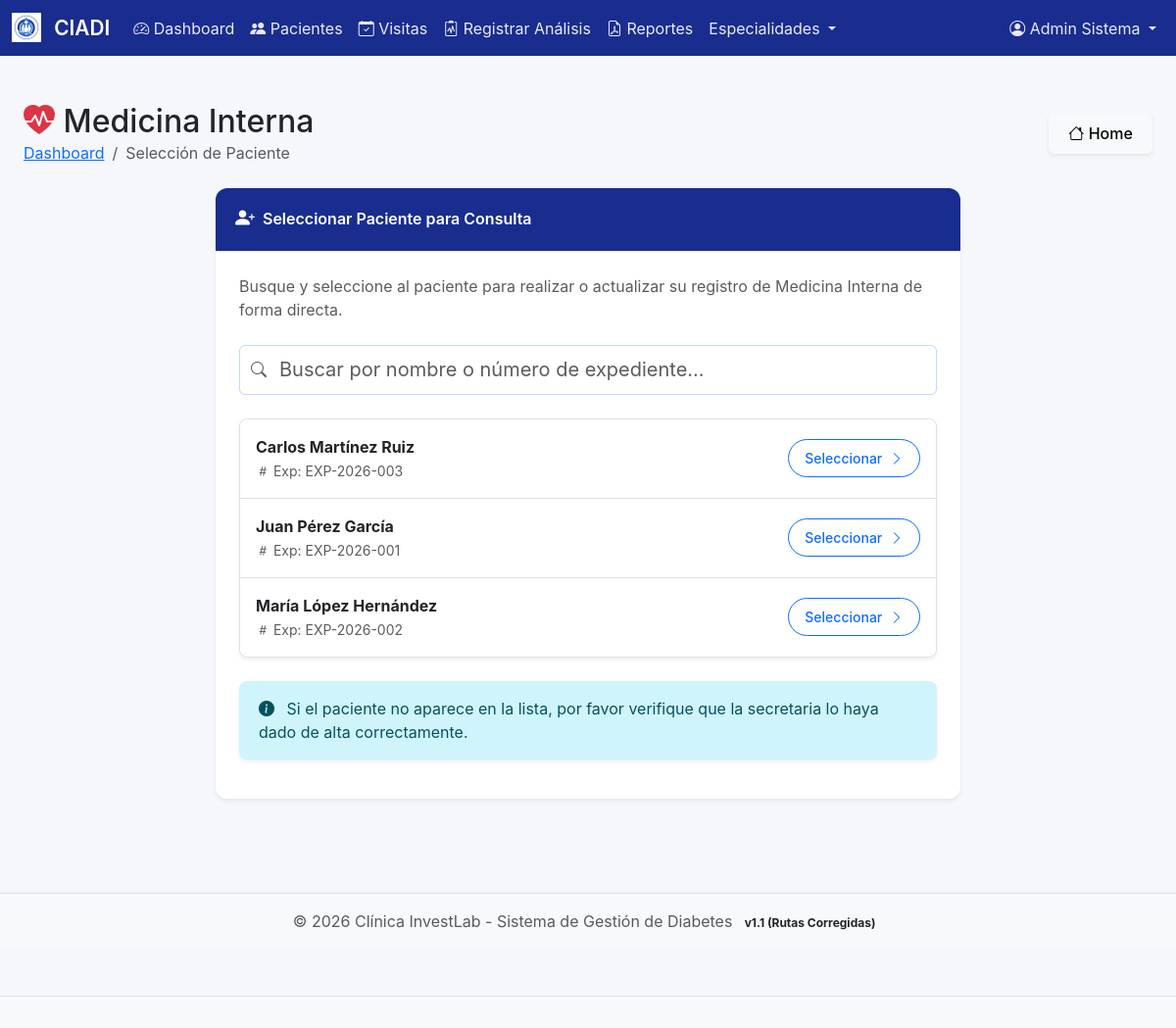
The app's page /app/views/especialidades/medicina_interna.php (signed in) with its own data.
### tables this page shows
CREATE TABLE IF NOT EXISTS pacientes (
  id_paciente int(11) NOT NULL AUTO_INCREMENT,
  numero_expediente varchar(50) NOT NULL UNIQUE,
  nombre varchar(100) NOT NULL,
  apellido_paterno varchar(100) NOT NULL,
  apellido_materno varchar(100) DEFAULT NULL,
  fecha_nacimiento date NOT NULL,
  edad int(11) DEFAULT NULL,
  sexo enum('M','F') NOT NULL,
  telefono varchar(20) DEFAULT NULL,
  email varchar(150) DEFAULT NULL,
  direccion text DEFAULT NULL,
  ciudad varchar(100) DEFAULT NULL,
  estado varchar(100) DEFAULT NULL,
  codigo_postal varchar(10) DEFAULT NULL,
  tipo_sangre varchar(20) DEFAULT NULL,
  alergias text DEFAULT NULL,
  protocolo enum('Diabético','Prediabético') DEFAULT 'Diabético',
  nombre_emergencia varchar(255) DEFAULT NULL,
  telefono_emergencia varchar(50) DEFAULT NULL,
  parentesco_emergencia varchar(100) DEFAULT NULL,
  activo tinyint(1) DEFAULT 1,
  created_at timestamp NOT NULL DEFAULT current_timestamp(),
  updated_at timestamp NOT NULL DEFAULT current_timestamp() ON UPDATE current_timestamp(),
  created_by int(11) DEFAULT NULL,
  PRIMARY KEY (id_paciente),
  INDEX idx_expediente (numero_expediente),
  INDEX idx_protocolo (protocolo)
);

### app/views/especialidades/medicina_interna.php (the view, shortened to what this page needs)
<?php
$id_visita = $_GET['id_visita'] ?? null;
$id_paciente = $_GET['id_paciente'] ?? null;
$database = new Database();
$db = $database->getConnection();
$paciente = null;
if (!$id_visita && !$id_paciente) {
    $query_pacientes = "SELECT id_paciente, numero_expediente,
                        CONCAT(nombre, ' ', apellido_paterno, ' ', IFNULL(apellido_materno, '')) as nombre_completo
                        FROM pacientes
                        WHERE activo = 1
                        ORDER BY nombre ASC";
    $stmt_pacientes = $db->prepare($query_pacientes);
    $stmt_pacientes->execute();
    $lista_pacientes = $stmt_pacientes->fetchAll(PDO::FETCH_ASSOC);
}
include '../../includes/header.php';
?>
<div class="container-fluid py-4">
    <div class="d-flex justify-content-between align-items-center mb-4">
        <div>
            <h2 class="mb-0"><i class="bi bi-heart-pulse-fill text-danger"></i> Medicina Interna</h2>
            <?php if ($paciente): ?>
                <nav aria-label="breadcrumb">
                    <ol class="breadcrumb mb-0">
                        <li class="breadcrumb-item"><a
                                href="<?= PROJECT_PATH ?>/app/views/pacientes/detalle.php?id=<?= $paciente['id_paciente'] ?>"><?= htmlspecialchars($paciente['nombre'] . ' ' . $paciente['apellido_paterno']) ?></a>
                        </li>
                        <li class="breadcrumb-item active">Consulta Médica</li>
                    </ol>
                </nav>
            <?php else: ?>
                <nav aria-label="breadcrumb">
                    <ol class="breadcrumb mb-0">
                        <li class="breadcrumb-item"><a href="<?= PROJECT_PATH ?>/index.php">Dashboard</a></li>
                        <li class="breadcrumb-item active">Selección de Paciente</li>
                    </ol>
                </nav>
            <?php endif; ?>
        </div>
        <div class="btn-group">
            <a href="<?= PROJECT_PATH ?>/index.php" class="btn btn-light shadow-sm"><i class="bi bi-house"></i> Home</a>
        </div>
    </div>
    <?php if (!$id_visita && !$id_paciente): ?>
        <div class="row justify-content-center">
            <div class="col-md-8">
                <div class="card border-0 shadow-sm mb-4">
                    <div class="card-header bg-primary text-white d-flex align-items-center">
                        <i class="bi bi-person-plus-fill me-2 fs-5"></i>
                        <span>Seleccionar Paciente para Consulta</span>
                    </div>
                    <div class="card-body p-4">
                        <p class="text-muted mb-4">Busque y seleccione al paciente para realizar o actualizar su registro de
                            Medicina Interna de forma directa.</p>
                        <div class="search-box mb-4">
                            <i class="bi bi-search text-muted"></i>
                            <input type="text" class="form-control form-control-lg border-primary border-opacity-25"
                                id="patientSelectionInput" placeholder="Buscar por nombre o número de expediente...">
                        </div>
                        <div id="patientSelectionList" class="list-group list-group-flush shadow-sm rounded-3 border"
                            style="max-height: 400px; overflow-y: auto;">
                            <?php foreach ($lista_pacientes as $p): ?>
                                <a href="?id_paciente=<?= $p['id_paciente'] ?>"
                                    class="list-group-item list-group-item-action d-flex justify-content-between align-items-center py-3 patient-item"
                                    data-search="<?= strtolower($p['nombre_completo'] . ' ' . $p['numero_expediente']) ?>">
                                    <div>
                                        <div class="fw-bold fs-6"><?= htmlspecialchars($p['nombre_completo']) ?></div>
                                        <small class="text-muted"><i class="bi bi-hash"></i> Exp:
                                            <?= htmlspecialchars($p['numero_expediente']) ?></small>
                                    </div>
                                    <span class="btn btn-outline-primary btn-sm rounded-pill px-3">
                                        Seleccionar <i class="bi bi-chevron-right ms-1"></i>
                                    </span>
                                </a>
                            <?php endforeach; ?>
                        </div>
                        <div class="alert alert-info mt-4 border-0 shadow-sm">
                            <i class="bi bi-info-circle-fill me-2"></i>
                            Si el paciente no aparece en la lista, por favor verifique que la secretaria lo haya dado de
                            alta correctamente.
                        </div>
                    </div>
                </div>
            </div>
        </div>
    <?php endif; ?>
</div>
<?php include '../../includes/footer.php'; ?>

### app/assets/css/custom.css (style rules this page uses)
:root { --primary-color: #192d8e; --secondary-color: #0d6efd; --success-color: #198754; --warning-color: #ffc107; --danger-color: #dc3545; --info-color: #0dcaf0; --light-bg: #f8f9fa; --dark-text: #212529; }
.bg-primary { background-color: var(--primary-color) !important; }
body { font-family: -apple-system, BlinkMacSystemFont, "Segoe UI", Roboto, "Helvetica Neue", Arial, sans-serif; background-color: var(--light-bg); min-height: 100vh; display: flex; flex-direction: column; }
.container-fluid { flex: 1; }
.card { border: none; border-radius: 10px; box-shadow: 0 1px 3px rgba(0, 0, 0, 0.08); transition: transform 0.3s ease, box-shadow 0.3s ease; }
.card-header { background-color: #fff; border-bottom: 2px solid var(--primary-color); font-weight: 600; padding: 1rem 1.25rem; }
.btn { border-radius: 6px; padding: 0.5rem 1.2rem; font-weight: 500; transition: all 0.3s ease; }
.form-control, .form-select { border-radius: 6px; border: 1px solid #ced4da; padding: 0.6rem 0.75rem; transition: border-color 0.3s ease, box-shadow 0.3s ease; }
.alert { border-radius: 8px; border: none; padding: 1rem 1.25rem; }
.search-box { position: relative; }
.search-box input { padding-left: 2.5rem; }
.search-box i { position: absolute; left: 0.75rem; top: 50%; transform: translateY(-50%); color: #6c757d; }
.fade-in { animation: fadeIn 0.5s ease-in-out; }

### app/views/especialidades/medicina_interna.php (style rules this page uses)
:root { --medical-blue: #0d6efd; --medical-light: #f8faff; --medical-border: #e0e6ed; }
body { background-color: #f5f7fb; }
.card { border-radius: 12px; box-shadow: 0 4px 12px rgba(0, 0, 0, 0.05); margin-bottom: 1.5rem; }
.card-header { background-color: var(--medical-blue); color: white; border-radius: 12px 12px 0 0 !important; font-weight: 600; padding: 1rem 1.25rem; }

### records on screen
pacientes: nombre_completo "Carlos Martínez Ruiz", numero_expediente "EXP-2026-003"
pacientes: nombre_completo "Juan Pérez García", numero_expediente "EXP-2026-001"
pacientes: nombre_completo "María López Hernández", numero_expediente "EXP-2026-002"

### other values on screen
$usuario_nombre "Admin Sistema"
